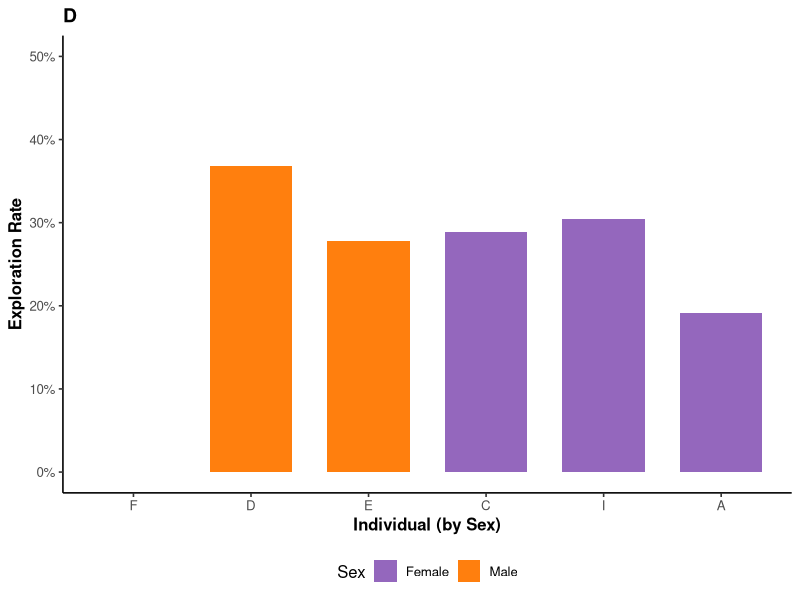

This chart was generated by the following R code:
# Minimal script for panel D only
library(ggplot2)
library(scales)

panel_D_data <- data.frame(
  INDIVIDUAL_CODE = c('F', 'D', 'E', 'C', 'I', 'A'),
  SEX = c('Male', 'Male', 'Male', 'Female', 'Female', 'Female'),
  explore_rate = c(0.507, 0.368, 0.278, 0.289, 0.305, 0.191)
)

sex_palette <- c('Male' = '#ff7f0e', 'Female' = '#9467bd')

panel_D_data$INDIVIDUAL_CODE <- factor(panel_D_data$INDIVIDUAL_CODE, levels = c('F', 'D', 'E', 'C', 'I', 'A'))

print(panel_D_data)

panel_D <- ggplot(panel_D_data, aes(x = INDIVIDUAL_CODE, y = explore_rate, fill = SEX)) +
  geom_col(width = 0.7) +
  scale_x_discrete(drop = FALSE) +
  scale_fill_manual(values = sex_palette, name = 'Sex') +
  scale_y_continuous(labels = percent_format(), limits = c(0, 0.5)) +
  labs(title = 'D', x = 'Individual (by Sex)', y = 'Exploration Rate') +
  theme_classic(base_size = 12) +
  theme(
    plot.title = element_text(face = 'bold', size = 14),
    axis.title = element_text(face = 'bold'),
    legend.position = 'bottom'
  )

ggsave('panel_D_behavioral_PRO.png', panel_D, width = 8, height = 5, dpi = 300) 
